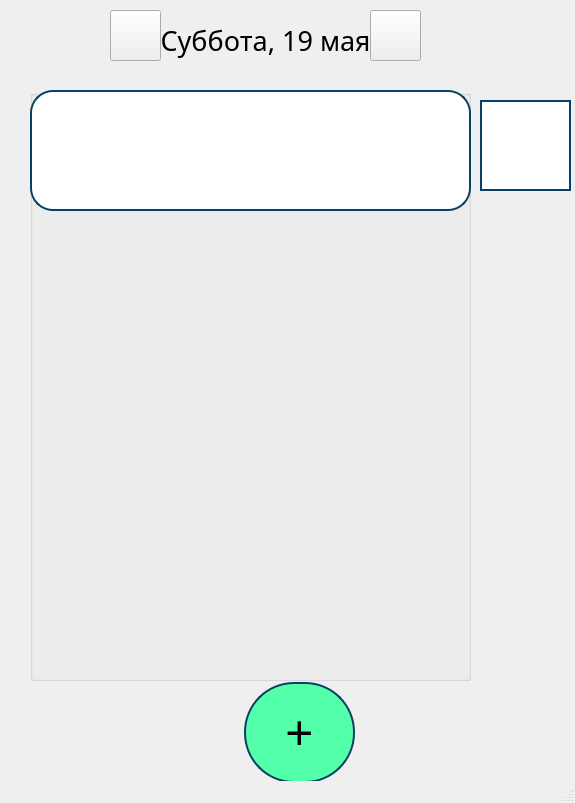
<?xml version="1.0" encoding="UTF-8"?>
<ui version="4.0">
 <class>MainWindow</class>
 <widget class="QMainWindow" name="MainWindow">
  <property name="geometry">
   <rect>
    <x>0</x>
    <y>0</y>
    <width>575</width>
    <height>803</height>
   </rect>
  </property>
  <property name="sizePolicy">
   <sizepolicy hsizetype="Preferred" vsizetype="Preferred">
    <horstretch>0</horstretch>
    <verstretch>0</verstretch>
   </sizepolicy>
  </property>
  <property name="minimumSize">
   <size>
    <width>575</width>
    <height>803</height>
   </size>
  </property>
  <property name="maximumSize">
   <size>
    <width>575</width>
    <height>803</height>
   </size>
  </property>
  <property name="windowTitle">
   <string>MainWindow</string>
  </property>
  <widget class="QWidget" name="centralwidget">
   <widget class="QLabel" name="label">
    <property name="geometry">
     <rect>
      <x>160</x>
      <y>20</y>
      <width>211</width>
      <height>41</height>
     </rect>
    </property>
    <property name="font">
     <font>
      <family>Segoe UI Light</family>
      <pointsize>20</pointsize>
     </font>
    </property>
    <property name="text">
     <string>Суббота, 19 мая</string>
    </property>
    <property name="alignment">
     <set>Qt::AlignCenter</set>
    </property>
   </widget>
   <widget class="QPushButton" name="pushButton">
    <property name="geometry">
     <rect>
      <x>370</x>
      <y>10</y>
      <width>51</width>
      <height>51</height>
     </rect>
    </property>
    <property name="text">
     <string/>
    </property>
   </widget>
   <widget class="QPushButton" name="pushButton_2">
    <property name="geometry">
     <rect>
      <x>110</x>
      <y>10</y>
      <width>51</width>
      <height>51</height>
     </rect>
    </property>
    <property name="text">
     <string/>
    </property>
   </widget>
   <widget class="QPushButton" name="pushButton_3">
    <property name="geometry">
     <rect>
      <x>244</x>
      <y>682</y>
      <width>111</width>
      <height>101</height>
     </rect>
    </property>
    <property name="font">
     <font>
      <pointsize>36</pointsize>
     </font>
    </property>
    <property name="layoutDirection">
     <enum>Qt::LeftToRight</enum>
    </property>
    <property name="styleSheet">
     <string notr="true">border-radius: 50px;                   

border: 2px solid #094065;
background-color: rgb(84, 255, 170);</string>
    </property>
    <property name="text">
     <string>+</string>
    </property>
    <property name="autoDefault">
     <bool>false</bool>
    </property>
   </widget>
   <widget class="QGroupBox" name="groupBox">
    <property name="geometry">
     <rect>
      <x>30</x>
      <y>90</y>
      <width>441</width>
      <height>591</height>
     </rect>
    </property>
    <property name="title">
     <string/>
    </property>
    <widget class="QPushButton" name="pushButton_4">
     <property name="geometry">
      <rect>
       <x>0</x>
       <y>0</y>
       <width>441</width>
       <height>121</height>
      </rect>
     </property>
     <property name="styleSheet">
      <string notr="true">border-radius: 23px;                   
background-color: rgb(255, 255, 255);
border: 2px solid #094065;</string>
     </property>
     <property name="text">
      <string/>
     </property>
    </widget>
   </widget>
   <widget class="QPushButton" name="pushButton_5">
    <property name="geometry">
     <rect>
      <x>480</x>
      <y>100</y>
      <width>91</width>
      <height>91</height>
     </rect>
    </property>
    <property name="styleSheet">
     <string notr="true">background-color: rgb(255, 255, 255);
border: 2px solid #094065;</string>
    </property>
    <property name="text">
     <string/>
    </property>
   </widget>
  </widget>
  <widget class="QStatusBar" name="statusbar"/>
 </widget>
 <resources/>
 <connections/>
</ui>
